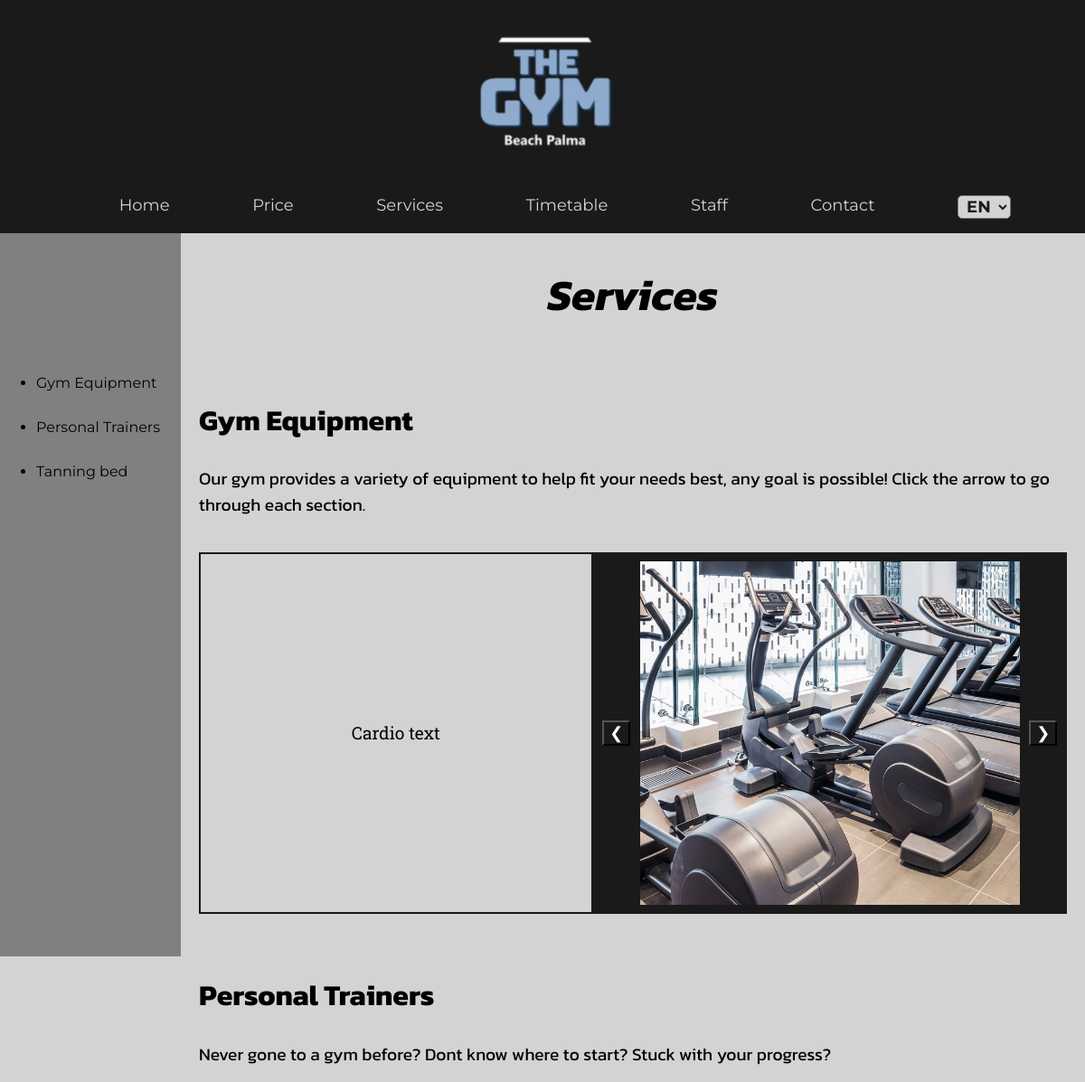
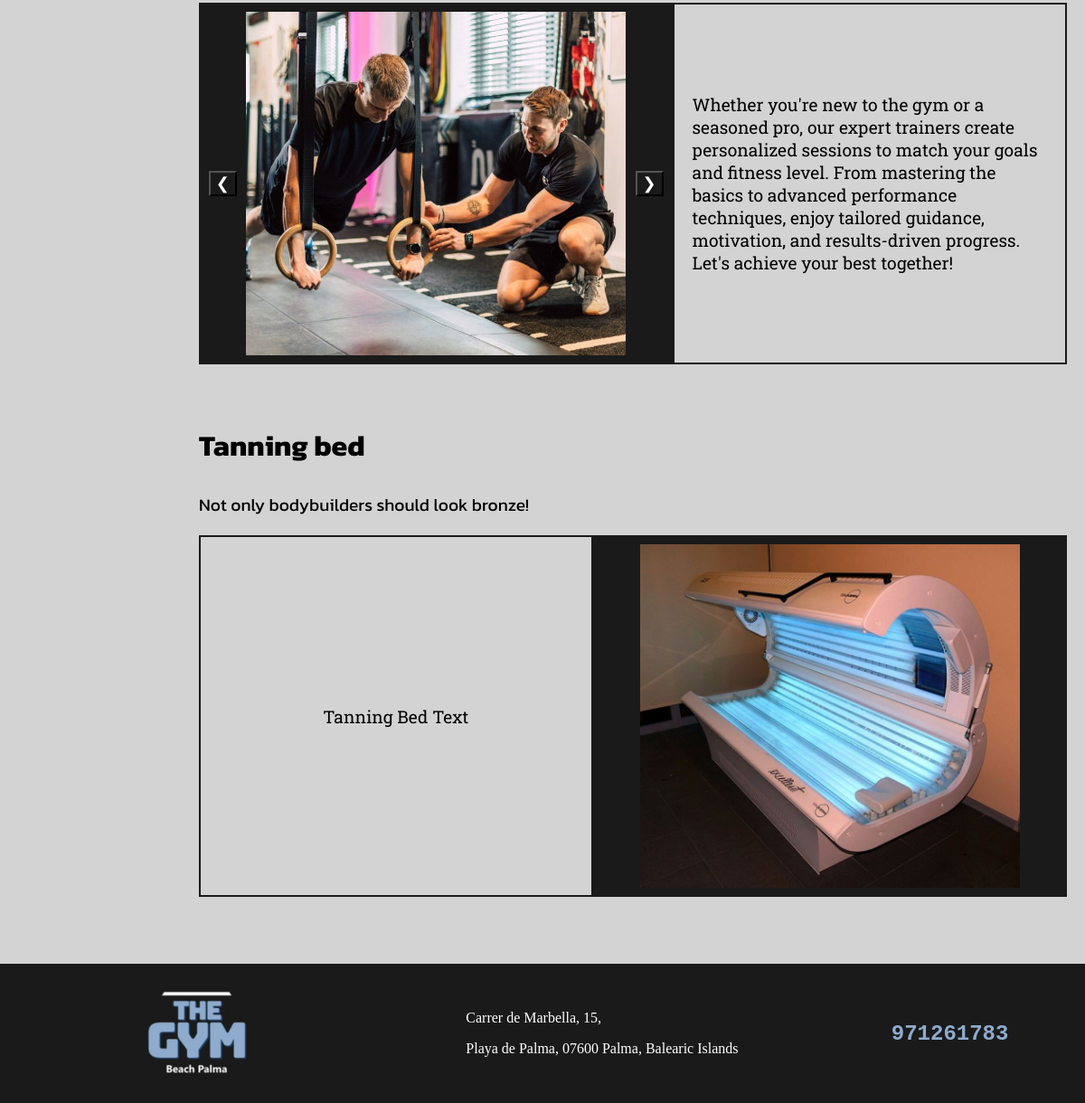
The page /en/services/ on the database its author committed (2 pictures, top to bottom).
### services/models.py (models this page shows, shortened)
class GymEquipment(models.Model):
    name = models.CharField(max_length=100)
    image = models.ImageField(upload_to='static/images/services/gym_equipment')
    description = models.TextField()

class PersonalTrainers(models.Model):
    type = models.CharField(max_length=100)
    image = models.ImageField(upload_to='static/images/services/personal_trainer')
    description = models.TextField()

class TanningBed(models.Model):
    name = models.CharField(max_length=100)
    image = models.ImageField(upload_to='static/images/services/tanning_bed')
    description = models.TextField()

### services/views.py (the view)
# urls.py: path('services/',include ('services.urls')),
def services(request):
    ge = GymEquipment.objects.all()
    pt = PersonalTrainers.objects.all()
    tb = TanningBed.objects.all()
    return render(request, 'services.html',{'gym_equipment': ge, 'personal_trainer' : pt, 'tanning_bed' : tb} )

### services/templates/services.html (shortened to what this page needs)
{% extends 'base.html' %} {% load static %} {% load i18n %}{% block content %}
<link rel="stylesheet" href="{% static 'CSS/services/services.css' %}" />
<div id="services_container">
  <aside id="sidebar">
    <br />
    <br><br><br>
    <nav id="nav_push_down">
      <ul id="phone_view_list">
        <li id="services_li"><a href = "#gym_equip">{% trans "Gym Equipment" %}</a></li>
        <li id="services_li"><a href = "#pt_slider">{% trans "Personal Trainers" %}</a></li>
        <li id="services_li"><a href = "#tanning_sec">{% trans "Tanning bed" %}</a></li>
      </ul>
    </nav>
  </aside>
  <div id="content">
    <h1>{% trans "Services" %}</h1>
    <div class="content_block" id="gym_equip">
      <h2>{% trans "Gym Equipment" %}</h2>
      <p class="header_ext">
      </p>
      <br />
      <div class="content_block_info" id="equipment_slider">
        <div class="image_description" id="image_description1">
          {% if gym_equipment %}
          <p>{{gym_equipment.0.description}}</p>
          {% endif %}
        </div>
        <div class="image_gallery">
          <button class="buttons" id="prev1">&#10094;</button>
          <div class="slider_container">
            {% for equipment in gym_equipment %}
            <img
              src="{{ equipment.image.url }}"
              alt="{{ equipment.name}}"
              class="{% if forloop.first %}active{% endif %}"
              data-description="{{equipment.description}}"
            />
            {% endfor %}
          </div>
          <button class="buttons" id="next1">&#10095;</button>
        </div>
      </div>
    </div>
    <div class="content_block" id="pt_slider">
      <h2>{% trans "Personal Trainers"%}</h2>
      <p class="header_ext">
        {% trans "Never gone to a gym before? Dont know where to start? Stuck with your progress?"%}
      </p>
      <div class="content_block_info content_block_inverse">
        <div class="image_gallery">
          <button class="buttons" id="prev2">&#10094;</button>
          <div class="slider_container">
            {% for type in personal_trainer %}
            <img
              src="{{ type.image.url }}"
              alt="{{ type.name}}"
              class="{% if forloop.first %}active{% endif %}"
              data-description="{{type.description}}"
            />
            {% endfor %}
          </div>
          <button class="buttons" id="next2">&#10095;</button>
        </div>
        <div class="image_description" id="image_description2">
          {% if personal_trainer %}
          <p>{{personal_trainer.0.description}}</p>
          {% endif %}
        </div>
      </div>
    </div>
    <div class="content_block" id="tanning_sec">
      <h2>{% trans "Tanning bed"%}</h2>
      <p class="header_ext">{% trans "Not only bodybuilders should look bronze!"%}</p>
      <div class="content_block_info">
        {% if tanning_bed.first %}
        <div class="image_description">
          <p>{{tanning_bed.0.description}}</p>
        </div>
        <div class="image_gallery">
          <div class="slider_container">
            <img src="{{tanning_bed.0.image.url}}" alt="{{tanning_bed.name}}" class="active" />
          </div>
        </div>
        {%endif%}
      </div>
    </div>
  </div>
</div>
<br />
<br />
<br />
{% endblock %}

### static/CSS/global.css (style rules this page uses)
html { background-color: lightgray; height: 100%; width: 100%; margin: 0; padding: 0; scroll-behavior: smooth; }
body { width: 100%; height: 100%; display: flex; flex-direction: column; justify-content: space-between; margin: 0; padding: 0; }
a { text-decoration: none; color: inherit; }

### static/CSS/services/services.css (style rules this page uses)
h1 { justify-self: center; font-family: "Kanit"; font-size: xxx-large; font-style: italic; }
h2 { font-family: "Kanit"; font-size: xx-large; }
.header_ext { font-size: larger; font-family: "Kanit"; }
#sidebar { display: flex; max-height: 100vh; position: sticky; top:0; background-color: gray; flex: 1; height: 100%; }
#nav_push_down { margin-top: 70%; }
#services_li { font-family: "Montserrat", sans-serif; font-size:medium; margin-bottom: 30px; }
#services_container { display: flex; width: 100%; height: 100%; }
#content { flex: 5; }
.content_block { padding: 2%; }
.content_block_info { display: flex; height: 400px; }
.image_description { flex: 3; display: flex; align-items: center; justify-content: center; padding: 2%; font-family: "Roboto Slab"; font-size: larger; border: 2px solid #1a1a1a; }
.image_gallery { flex: 4; display: flex; flex-direction: row; justify-content: space-evenly; background-color: #1a1a1a; }
.buttons { color: white; background-color: #1a1a1a; font-size: large; cursor: pointer; align-self: center; }
.slider_container { width: 80%; display: flex; height: auto; transition: transform 0.5s ease-in-out; justify-content: center; align-items: center; }
.slider_container img { width: 100%; height: 95%; display: none; object-fit: cover; }
.slider_container img.active { display: block; }

### rows shown on the page
GymEquipment: description "Cardio text", image (picture)
PersonalTrainers: image (picture), description "Whether you're new to the gym or a seasoned pro, our expert trainers create personalized sessions to match your goals and fitness level. From mastering the basics to advanced performance techniques, enjoy tailored guidance, motivation, and results-driven progress. Let's achieve your best together!"
TanningBed: description "Tanning Bed Text", image (picture)

### other values the page prints
form field language "EN"
